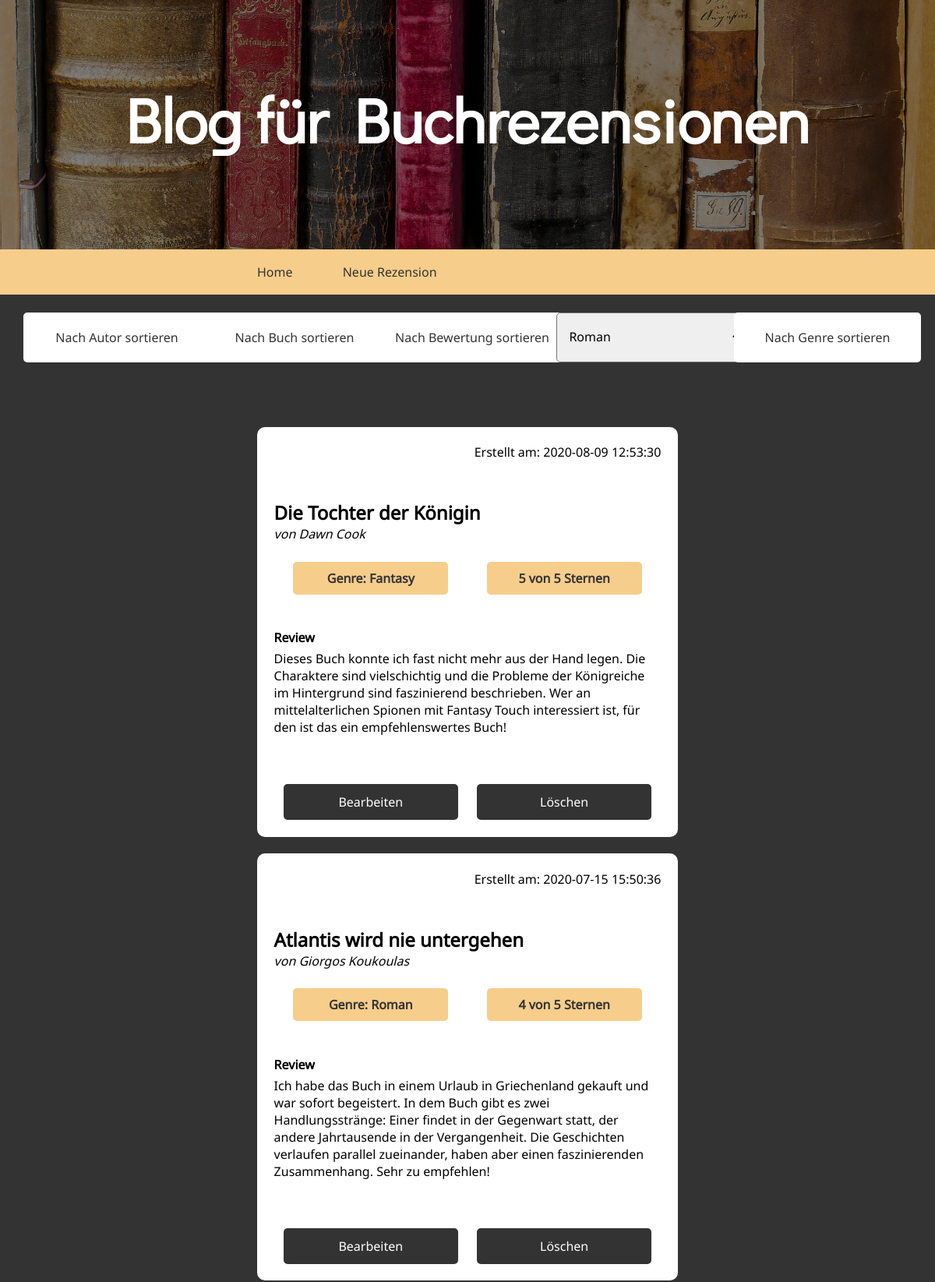
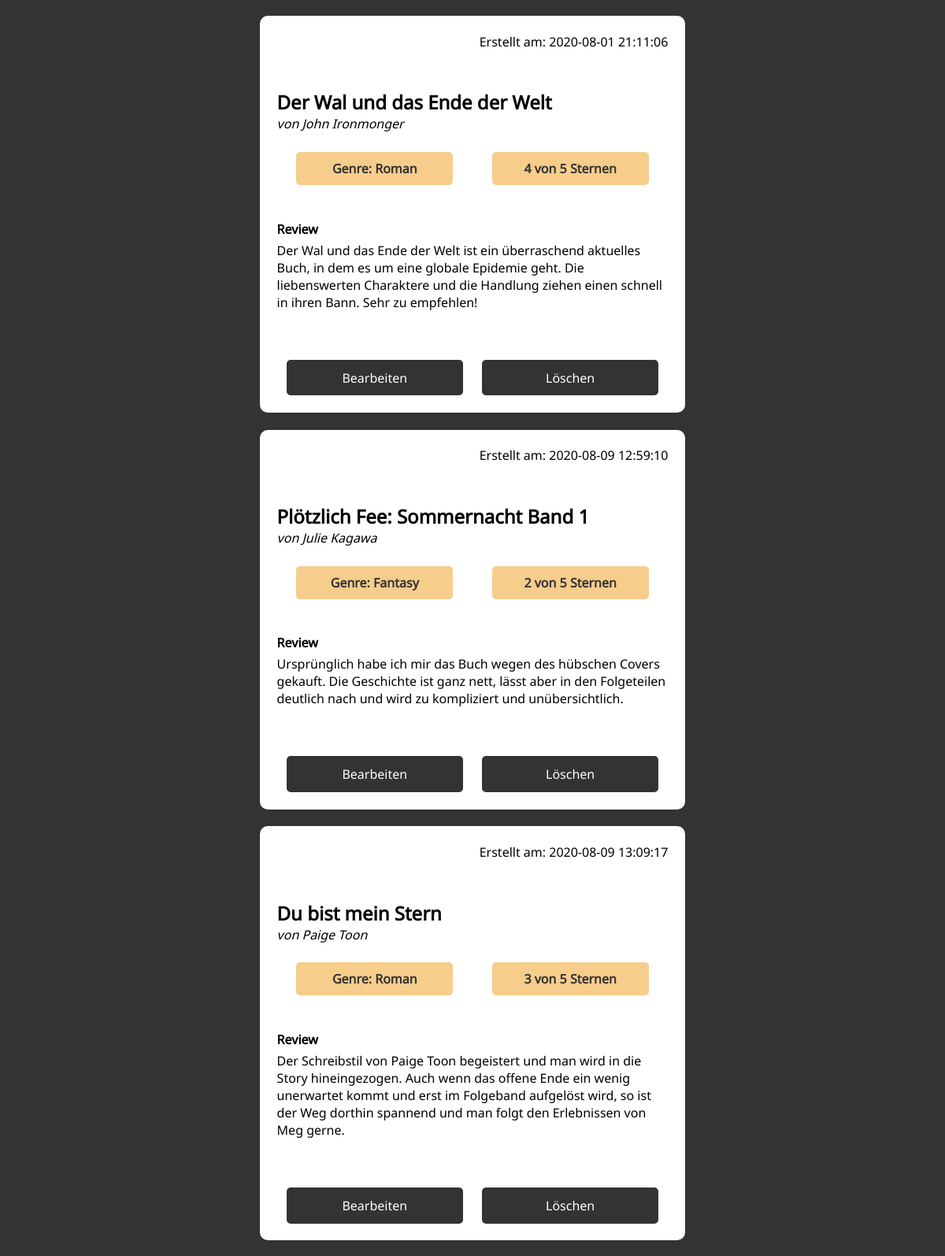
Page /authorsort.php (upper part) on the committed database (2 pictures, top to bottom).
### tables this page shows
CREATE TABLE `autor` (
  `AUTORID` int(11) NOT NULL,
  `VORNAME` varchar(50) NOT NULL,
  `NACHNAME` varchar(50) NOT NULL
);

CREATE TABLE `review` (
  `REVIEWID` int(11) NOT NULL,
  `BUCHID` bigint(11) NOT NULL,
  `REVIEW` longtext NOT NULL,
  `BEWERTUNG` int(11) NOT NULL,
  `DATUM` timestamp NOT NULL DEFAULT current_timestamp()
);

CREATE TABLE `buch` (
  `BUCHID` bigint(20) NOT NULL,
  `GENREID` int(11) NOT NULL,
  `AUTORID` int(11) NOT NULL,
  `BUCHTITEL` varchar(200) NOT NULL
);

CREATE TABLE `genre` (
  `GENREID` int(11) NOT NULL,
  `GENRE` varchar(50) NOT NULL
);

### authorsort.php (the view, shortened to what this page needs)
<!DOCTYPE html>
<html>
<head>
    <link rel="stylesheet" href="css/styles.css">
</head>
<body>
    <div class="wrapper">
        <header>
            <div class="headerbackground">
                <div class="opacity">
                    <h1>Blog für Buchrezensionen</h1>
                    <nav>
                        <ul>
                            <li><a href="index.php">Home</a></li>
                            <li><a href="createreview.php">Neue Rezension</a></li>
                        </ul>
                    </nav>
                </div>
            </div>
        </header>
        <main>
            <div class="mainbackground">
                <?php
                include "initdb.php";
                ?>
                <div class="sort">
                    <div class="sortfloat1">
                        <form action="authorsort.php" method="POST">
                            <input type="submit" name="authorsort" id="authorsort" value="Nach Autor sortieren">
                        </form>
                    </div>
                    <div class="sortfloat1">
                        <form action="booksort.php" method="POST">
                            <input type="submit" name="booksort" id="booksort" value="Nach Buch sortieren">
                        </form>
                    </div>
                    <div class="sortfloat1">
                        <form action="bewertungsort.php" method="POST">
                            <input type="submit" name="bewertungsort" id="bewertungsort" value="Nach Bewertung sortieren">
                        </form>
                    </div>
                    <form action="genresort.php" method="POST">
                        <div class="sortfloat2">
                            <select name="genreId" required>
                                <option value="1">Roman</option>
                            </select>
                        </div>
                        <div class="sortfloat2">
                            <input type="submit" name="genresort" id="genresort" value="Nach Genre sortieren">
                        </div>
                    </form>
                </div>
                <div class="review">
                    <?php
                    $sql =  "SELECT * FROM autor, genre, buch, review WHERE review.BUCHID = buch.BUCHID AND buch.AUTORID = autor.AUTORID AND buch.GENREID = genre.GENREID ORDER BY VORNAME ASC";
                    $result = $con->query($sql);
                    ?>
                    <?php while ($row = $result->fetch_assoc()) { ?>
                        <div class=post>
                            <span class="datum">
                                <?php echo "Erstellt am: " . $row["DATUM"]; ?>
                            </span>
                            <h3>
                                <?php echo $row["BUCHTITEL"]; ?>
                            </h3>
                            <span class="name">
                                <?php echo "von " . $row["VORNAME"]; ?>
                                <?php echo $row["NACHNAME"]; ?>
                            </span><br>
                            <span class="genre">
                                <?php echo "Genre: " . $row["GENRE"]; ?>
                            </span>
                            <span class="bewertung">
                                <?php echo $row["BEWERTUNG"] . " von 5 Sternen"; ?>
                            </span>
                            <h4>Review</h4>
                            <div class="reviewtext">
                                <?php echo $row["REVIEW"]; ?>
                            </div>
                            <div class="reviewbuttons">
                                <a href="editreview.php?edit=<?php echo $row['REVIEWID']; ?>">Bearbeiten </a>
                            </div>
                            <div class="reviewbuttons">
                                <a href="index.php?delete=<?php echo $row['REVIEWID']; ?> ">Löschen </a>
                            </div>
                        </div>
                    <?php } ?>
                </div>
            </div>
        </main>
    </div>
</body>
</html>

### css/styles.css (style rules this page uses)
* { margin: 0; padding: 0; box-sizing: border-box; font-family: "notosans", sans-serif; font-size: 1em; }
.mainbackground { width: 100%; margin: 0 auto; background-color: #333333; }
header .headerbackground { background-image: url("../img/headerbook.jpg"); background-size: cover; background-repeat: no-repeat; background-position: bottom; }
.opacity { background: rgba(0, 0, 0, 0.5); }
header h1 { text-align: center; color: rgb(78, 71, 71); padding: 10% 0; color: #fff; font-size: 2.5em; font-family: "didactic"; }
@media only screen and (min-width: 45em) { header h1 { font-size: 5em; } }
header nav { text-align: center; padding: 2.5% 0; background-color: #f6cd8b; }
header nav a { text-decoration: none; color: #333333; margin: 0 5%; }
@media only screen and (min-width: 45em) { header nav { padding: 1.5% 25%; } }
@media only screen and (min-width: 45em) { header nav { text-align: left; } }
nav ul li { display: inline; }
.wrapper .sort { text-align: center; margin: 0% auto; padding: 5% 0 0 0; }
.sortfloat1, .sortfloat2 { margin: 2% 0; }
.sort select, .sort input[type="submit"] { width: 100%; margin-top: 0; }
.sort input, .sort input[type="submit"] { background-color: #fff; color: #333333; border: 2px solid #fff; padding: 2%; }
@media only screen and (min-width: 45em) { .wrapper .sort { text-align: center; margin: 0% auto; padding: 0 2.5% 2% 2.5%; } }
@media only screen and (min-width: 45em) { .sort select, .sort input[type="submit"] { padding: 5%; width: 15em; height: 4em; margin: 0 auto; display: inline-block; border-radius: 5px; -moz-border-radius: 5px; -webkit-border-radius: 5px; } }
@media only screen and (min-width: 45em) { .sortfloat1, .sortfloat2 { display: block; width: 20%; float: left; margin: 2% auto; } }
.wrapper .review { padding: 5%; clear: both; }
.review .post { margin-bottom: 5%; padding: 4%; background-color: #fff; -moz-border-radius: 5px; -webkit-border-radius: 5px; border-radius: 5px; }
@media only screen and (min-width: 45em) { .wrapper .review { padding: 5%; } }
@media only screen and (min-width: 45em) { .review .post { width: 50%; margin: 0 auto 2% auto; padding: 2%; -moz-border-radius: 10px; -webkit-border-radius: 10px; border-radius: 10px; } }
.post .datum { float: right; margin-bottom: 10%; }
.post h3 { clear: both; font-size: 1.5em; }
.post .name { font-style: italic; }
.post .genre, .post .bewertung { display: inline-block; width: 100%; margin-top: 3%; text-align: center; background-color: #f6cd8b; color: #333333; padding: 2%; -moz-border-radius: 5px; -webkit-border-radius: 5px; border-radius: 5px; font-weight: bold; }
.post h4 { padding-top: 4%; padding-bottom: 1%; }
.post .reviewtext { padding-bottom: 10%; }
@media only screen and (min-width: 45em) { .post .genre, .post .bewertung { width: 40%; float: left; margin: 5%; } }
@media only screen and (min-width: 45em) { .post h4 { clear: both; } }
.reviewbuttons a { width: 100%; margin-top: 4%; padding: 2%; display: inline-block; text-align: center; background-color: #333333; border: 2px solid #333333; -moz-border-radius: 5px; -webkit-border-radius: 5px; border-radius: 5px; cursor: pointer; text-decoration: none; color: #fff; }
@media only screen and (min-width: 45em) { .reviewbuttons a { float: left; width: 45%; margin: 2.5% 2.5% 0% 2.5%; } }

### rows in the picture
autor: review.DATUM "2020-08-09 12:53:30", buch.BUCHTITEL "Die Tochter der Königin", VORNAME "Dawn", NACHNAME "Cook", genre.GENRE "Fantasy", review.BEWERTUNG "5", review.REVIEW "Dieses Buch konnte ich fast nicht mehr aus der Hand legen. Die Charaktere sind vielschichtig und die Probleme der Königreiche im Hintergrund sind faszinierend beschrieben. Wer an mittelalterlichen Spionen mit Fantasy Touch interessiert ist, für den ist das ein empfehlenswertes Buch!"
autor: review.DATUM "2020-07-15 15:50:36", buch.BUCHTITEL "Atlantis wird nie untergehen", VORNAME "Giorgos", NACHNAME "Koukoulas", genre.GENRE "Roman", review.BEWERTUNG "4", review.REVIEW "Ich habe das Buch in einem Urlaub in Griechenland gekauft und war sofort begeistert. In dem Buch gibt es zwei Handlungsstränge: Einer findet in der Gegenwart statt, der andere Jahrtausende in der Vergangenheit. Die Geschichten verlaufen parallel zueinander, haben aber einen faszinierenden Zusammenhang. Sehr zu empfehlen!"
autor: review.DATUM "2020-08-01 21:11:06", buch.BUCHTITEL "Der Wal und das Ende der Welt", VORNAME "John", NACHNAME "Ironmonger", genre.GENRE "Roman", review.BEWERTUNG "4", review.REVIEW "Der Wal und das Ende der Welt ist ein überraschend aktuelles Buch, in dem es um eine globale Epidemie geht. Die liebenswerten Charaktere und die Handlung ziehen einen schnell in ihren Bann. Sehr zu empfehlen!"
autor: review.DATUM "2020-08-09 12:59:10", buch.BUCHTITEL "Plötzlich Fee: Sommernacht Band 1", VORNAME "Julie", NACHNAME "Kagawa", genre.GENRE "Fantasy", review.BEWERTUNG "2", review.REVIEW "Ursprünglich habe ich mir das Buch wegen des hübschen Covers gekauft. Die Geschichte ist ganz nett, lässt aber in den Folgeteilen deutlich nach und wird zu kompliziert und unübersichtlich."
autor: review.DATUM "2020-08-09 13:09:17", buch.BUCHTITEL "Du bist mein Stern", VORNAME "Paige", NACHNAME "Toon", genre.GENRE "Roman", review.BEWERTUNG "3", review.REVIEW "Der Schreibstil von Paige Toon begeistert und man wird in die Story hineingezogen. Auch wenn das offene Ende ein wenig unerwartet kommt und erst im Folgeband aufgelöst wird, so ist der Weg dorthin spannend und man folgt den Erlebnissen von Meg gerne."
